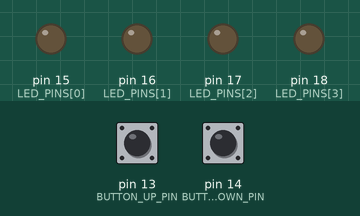
Recording of a sketch running on a simulated Arduino Uno, built with avr-gcc and run on an emulated ATmega328P. On the bench: output pins drawn as LEDs (lit = HIGH). The inputs (shaded band) are chosen by the test bench; at power-on: pin 13 (BUTTON_UP_PIN) HIGH, pin 14 (BUTTON_DOWN_PIN) HIGH.

Above: at 1.2 s.
1.3 s: pin 13 (BUTTON_UP_PIN) pulled LOW for 0.15 s
At 2.1 s:
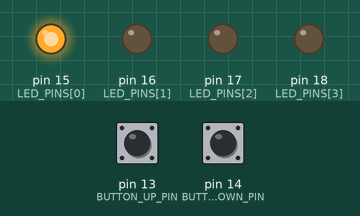
2.9 s: pin 13 (BUTTON_UP_PIN) pulled LOW for 1 s
At 3.3 s:
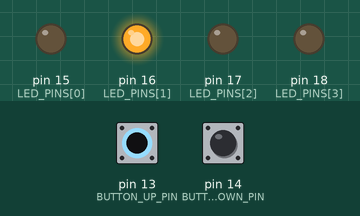
5.4 s: pin 13 (BUTTON_UP_PIN) pulled LOW for 0.15 s
At 6.4 s:
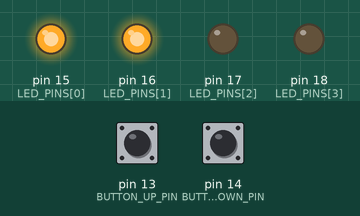
7.0 s: pin 13 (BUTTON_UP_PIN) pulled LOW for 3.2 s
At 7.6 s:
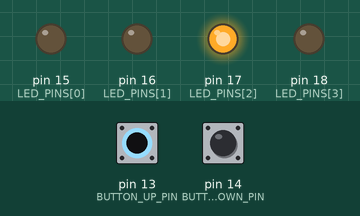
11.7 s: pin 13 (BUTTON_UP_PIN) pulled LOW for 0.15 s
At 12.4 s:
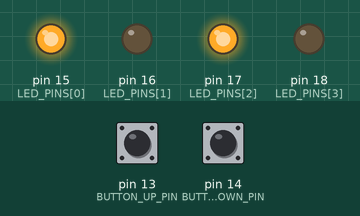
13.3 s: pin 13 (BUTTON_UP_PIN) pulled LOW for 1 s
At 13.7 s:
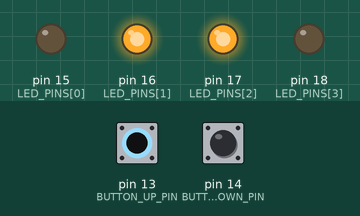
Timing chart, 0 to 16.3 s (numbered marks = the images above; inputs shaded):
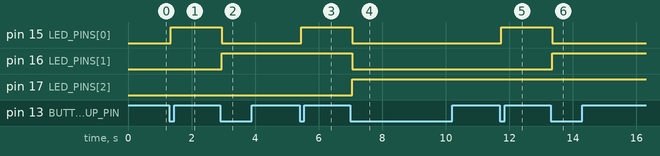

The sketch:

T5_Binary_Counter.ino
```cpp
#include <Arduino.h>

// ---------- Hardware ----------
#define BUTTON_UP_PIN    13                     // UP button between GPIO13 and GND (internal pull-up)
#define BUTTON_DOWN_PIN  14                     // DOWN button between GPIO14 and GND (internal pull-up)
const int LED_PINS[4] = {15, 16, 17, 18};       // bit0 (LSB) .. bit3 (MSB), each through 150 ohm to GND

// ---------- Timing ----------
#define DEBOUNCE_MS  50                         // the pin must stay at a new level this long

// ---------- Counter ----------
#define COUNT_MAX  15                           // 4 bits: 0..15
uint8_t count = 0;                              // shown on the 4 LEDs

// ---------- Debounce state, one slot per button: [0] = UP, [1] = DOWN ----------
const int BUTTON_PINS[2] = {BUTTON_UP_PIN, BUTTON_DOWN_PIN};
int lastReading[2] = {HIGH, HIGH};
int stableLevel[2] = {HIGH, HIGH};
unsigned long lastChangeTime[2] = {0, 0};

bool buttonPressed(int index) {                 // true once per press of button [index]
  int reading = digitalRead(BUTTON_PINS[index]);

  if (reading != lastReading[index]) {
    lastReading[index]    = reading;
    lastChangeTime[index] = millis();
  }
  if ((millis() - lastChangeTime[index]) >= DEBOUNCE_MS && reading != stableLevel[index]) {
    stableLevel[index] = reading;
    if (stableLevel[index] == LOW) {
      return true;
    }
  }
  return false;
}

void showCount(uint8_t value) {
  for (int i = 0; i < 4; i++) {
    int bitOn = (value >> i) & 1;               // bit i of the count
    digitalWrite(LED_PINS[i], bitOn ? HIGH : LOW);
  }
}

void setup() {
  pinMode(BUTTON_UP_PIN, INPUT_PULLUP);
  pinMode(BUTTON_DOWN_PIN, INPUT_PULLUP);
  for (int i = 0; i < 4; i++) {
    pinMode(LED_PINS[i], OUTPUT);
  }
  showCount(count);
}

void loop() {
  if (buttonPressed(0)) {                       // UP: stops at 15
    if (count < COUNT_MAX) {
      count++;
      showCount(count);
    }
  }
  if (buttonPressed(1)) {                       // DOWN: stops at 0
    if (count > 0) {
      count--;
      showCount(count);
    }
  }
}
```

Measured:
- after the input at 1.3 s, pin 15 (LED_PINS[0]): LOW → HIGH after 0.05 s
- after the input at 2.9 s, pin 15 (LED_PINS[0]): HIGH → LOW after 0.05 s; pin 16 (LED_PINS[1]): LOW → HIGH after 0.05 s
- after the input at 5.4 s, pin 15 (LED_PINS[0]): LOW → HIGH after 0.05 s
- after the input at 7.0 s, pin 15 (LED_PINS[0]), pin 16 (LED_PINS[1]): HIGH → LOW after 0.05 s; pin 17 (LED_PINS[2]): LOW → HIGH after 0.05 s
- after the input at 11.7 s, pin 15 (LED_PINS[0]): LOW → HIGH after 0.05 s
- after the input at 13.3 s, pin 15 (LED_PINS[0]): HIGH → LOW after 0.05 s; pin 16 (LED_PINS[1]): LOW → HIGH after 0.05 s
